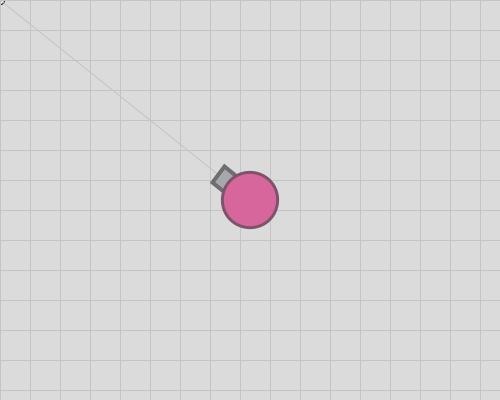
Frame 1 (no input)
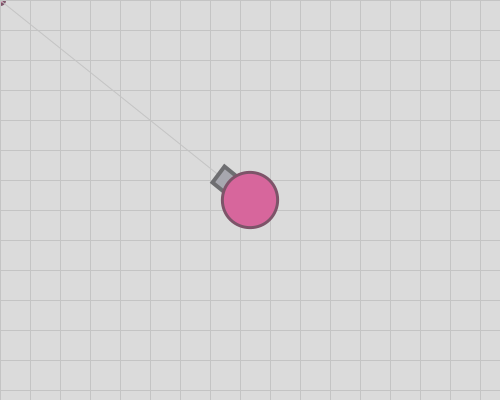
Frame 60 (the mouse pressed at the canvas centre just before this capture)
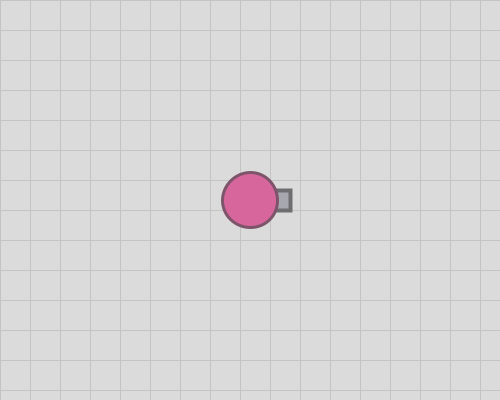
Frame 120 (the mouse held since frame 60 and released just before this capture)

The Processing sketch that drew these frames (run headless with seeded random() and noise(); from frame 60 on, the mouse is pressed at the canvas centre):

// Processing sketch: week_07_06_arras06_vxvy_void_keyPressed_keyReleased
// ── week_07_06_arras06_vxvy_void_keyPressed_keyReleased.pde
//week_07_06_arras06_vxvy_void_keyPressed_keyReleased
void setup() {
  size(500, 400);
}
void keyPressed(){
  if(keyCode==RIGHT) vx =spd;
  if(keyCode==LEFT)  vx =-spd;
  if(keyCode==UP)  vy=-spd;
  if(keyCode==DOWN)  vy=spd;
}
float spd = 1;
void keyReleased(){
  if(keyCode == LEFT||keyCode==RIGHT) vx=0;
  if(keyCode == UP||keyCode==DOWN) vy=0;
}
float x = 250, y = 200,vx=0,vy=0;

void draw() {
  x += vx;
  y += vy;
  //background(215, 184, 200);
  background(219);
  translate(-x,-y);
  translate(width/2,height/2);
  float mx = mouseX+x-width/2,my = mouseY+y-height/2;
  ellipse(mx,my,8,8);
  stroke(196);
  strokeWeight(1);
  for(int i=0;i<30;i++){
   line(0,i*30,500,i*30);
   line(i*30,0,i*30,500);
  }
  float dx = mx - x, dy = my - y;
  float a = atan2(dy, dx);
  line(x,y,mx,my);
  myTank(x, y, a);
}
void myTank(float x,float y,float a) {
  translate(x,y);
  rotate(a);
  fill(167, 167, 175);
  stroke(110, 110, 113);
  strokeWeight(4);
  rect(20, -10, 20, 20);

  fill(215, 102, 156);
  stroke(125, 84, 105);
  strokeWeight(3);
  ellipse(0, 0, 55, 55);
}
